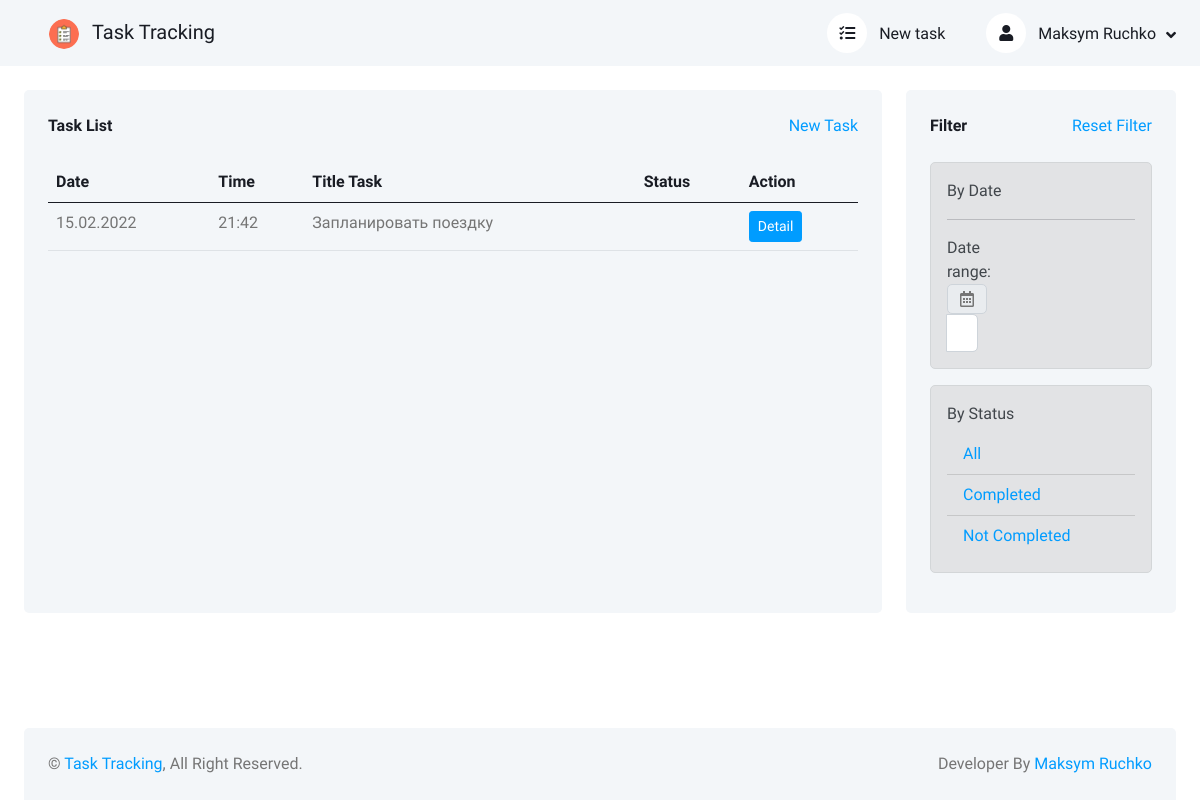
Page / (signed in) on the earlier database version.
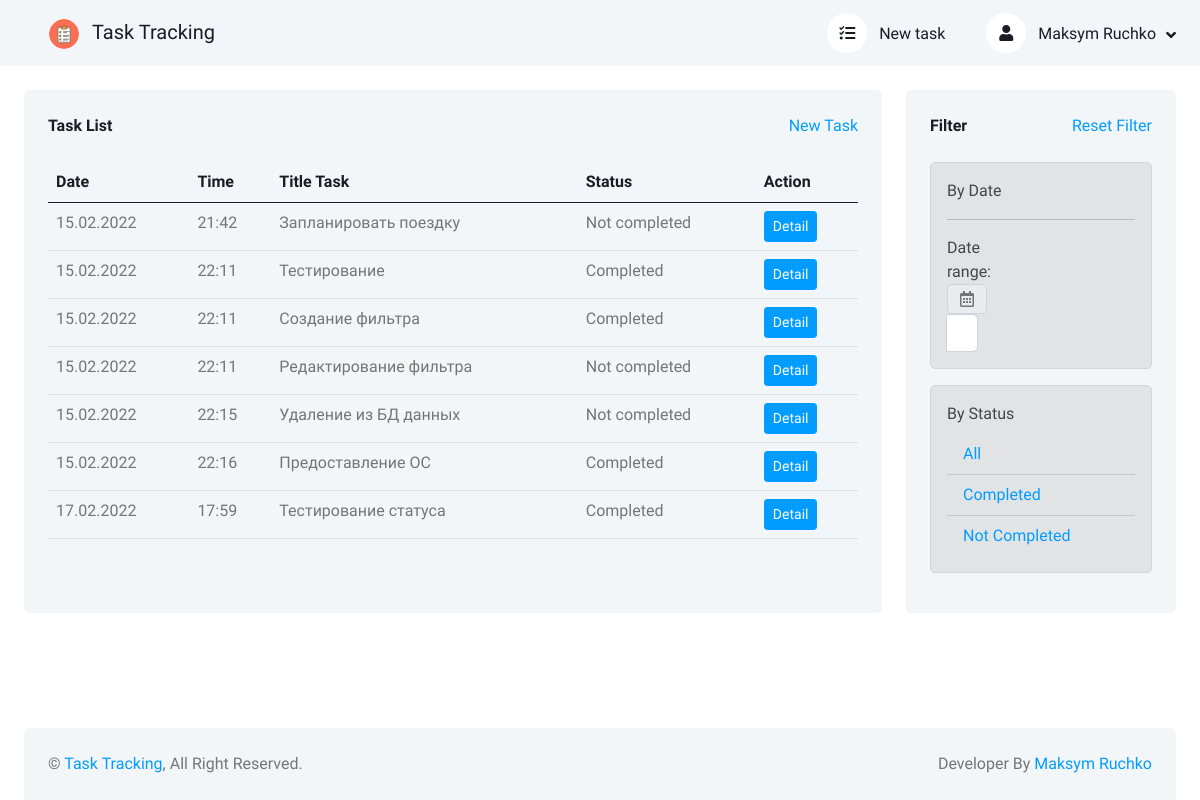
Same page on the later database version.
### users/models.py (models this page shows, shortened)
class CustomUser(AbstractUser):
    email = models.EmailField("E-mail", unique=True)
    username = models.CharField("Username", max_length=150, blank=True, null=True, unique=True)
    date_joined = models.DateTimeField("Date joined", default=timezone.now, blank=True, null=True)
    USERNAME_FIELD = 'email'
    REQUIRED_FIELDS = []
    objects = CustomUserManager()
    def get_absolute_url(self):
        return reverse('user_detail', kwargs={'user_name': str(self.username)})
    class Meta:
        verbose_name = 'User'
        verbose_name_plural = 'Users'
        ordering = ['id']

### tasks/models.py (models this page shows, shortened)
class Task(models.Model):
    NOT_COMPLETED = 'Not completed'
    COMPLETED = 'Сompleted'
    title = models.CharField('Title', max_length=150)
    description = models.TextField('Description')
    status = models.CharField(
        'Status',
        choices=[('not completed', NOT_COMPLETED), ('completed', COMPLETED), ],
        max_length=13,
    )
    creation_date = models.DateTimeField('Creation date', auto_now_add=True)
    owner = models.ForeignKey(
        get_user_model(),
        verbose_name='Owner',
        on_delete=models.CASCADE,
        blank=True,
        null=True,
    )
    class Meta:
        verbose_name = 'Task'
        verbose_name_plural = 'Tasks'

### tasks/views.py (the view)
# urls.py: path('', HomeTaskListView.as_view(), name='home'),
class HomeTaskListView(LoginRequiredMixin, ListView):
    model = Task
    context_object_name = 'task_list'
    template_name = 'tasks/task_list.html'
    login_url = 'login'
    ordering = ['-creation_date']
    def get_context_data(self, *, object_list=None, **kwargs):
        context = super(HomeTaskListView, self).get_context_data(**kwargs)
        context['task_list'] = context['task_list'].filter(owner=self.request.user)
        return context
    def get_queryset(self):
        if self.request.GET.get('q') == None:
            status_filter = Task.objects.all()
        elif self.request.GET.get('q') != None:
            q = self.request.GET.get('q')
            status_filter = Task.objects.filter(status__iexact=q)
        else:
            q = ''
            status_filter = Task.objects.filter(status__iexact=q)
        return status_filter

### tasks/templates/tasks/task_list.html (shortened to what this page needs)
{% extends 'base.html' %}
{% load static %}
{% block content %}
<div class="row g-4">
    <div class="col-sm-12 col-xl-9">
        <div class="bg-light rounded h-100 p-4">
            <div class="d-flex align-items-center justify-content-between mb-4">
                <h6 class="mb-0">Task List</h6>
                <a href="{% url 'task_create' %}">New Task</a>
            </div>
            <div class="table-responsive">
                <table class="table">
                    <thead>
                    <tr class="text-dark">
                        <th scope="col">Date</th>
                        <th scope="col">Time</th>
                        <th scope="col">Title Task</th>
                        <th scope="col">Status</th>
                        <th scope="col">Action</th>
                    </tr>
                    </thead>
                    <tbody>
                    {% for task in task_list %}
                    <tr>
                        <td>{{ task.creation_date | date:"d.m.Y" }}</td>
                        <td>{{ task.creation_date | date:"H:i" }}</td>
                        <td>{{ task.title }}</td>
                        <td>{{ task.get_status_display }}</td>
                        <td><a class="btn btn-sm btn-primary" href="{% url 'task_detail' task.pk %}">Detail</a></td>
                    </tr>
                    {% empty %}
                    <tr>
                        <td colspan="5" class="text-center">No Task In List</td>
                    </tr>
                    {% endfor %}
                    </tbody>
                </table>
            </div>
        </div>
    </div>
    <div class="col-sm-12 col-xl-3">
        <div class="bg-light rounded h-100 p-4">
            <div class="d-flex align-items-center justify-content-between mb-4">
                <h6 class="mb-0">Filter</h6>
                <a href="#">Reset Filter</a>
            </div>
            <div class="alert alert-secondary" role="alert">
                <span class="mb-0">By Date</span>
                <hr>
                <div class="col-sm-12 col-xl-2">
                    <div class="form-group">
                        <label>Date range:</label>
                        <div class="input-group">
                            <div class="input-group-prepend">
                                <span class="input-group-text">
                                    <i class="far fa-calendar-alt"></i>
                                </span>
                            </div>
                            <input type="text" class="form-control float-right" id="reservation">
                        </div>
                    </div>
                </div>
            </div>
            <div class="alert alert-secondary" role="alert">
                <span class="mb-0">By Status</span>
                <div class="col-sm-12 col-xl-12 mt-2">
                    <ul class="list-group list-group-flush">
                        <li class="list-group-item bg-transparent">
                            <a href="{% url 'home' %}">All</a>
                        </li>
                        <li class="list-group-item bg-transparent">
                            <a href="{% url 'home' %}?q=completed" name="q">Completed</a>
                        </li>
                        <li class="list-group-item bg-transparent">
                            <a href="{% url 'home' %}?q=not completed" name="q">Not Completed</a>
                        </li>
                    </ul>
                </div>
            </div>
        </div>
    </div>
</div>
{% endblock content %}

### tasks/templates/base.html (shortened to what this page needs)
<!DOCTYPE html>
{% load static %}
<html lang="en">
<head>
    <link href="https://cdnjs.cloudflare.com/ajax/libs/font-awesome/5.10.0/css/all.min.css" rel="stylesheet">
    <link href="https://cdn.jsdelivr.net/npm/bootstrap-icons@1.4.1/font/bootstrap-icons.css" rel="stylesheet">
    <link href="{% static 'tasks/lib/owlcarousel/assets/owl.carousel.min.css' %}" rel="stylesheet">
    <link href="{% static 'tasks/lib/tempusdominus/css/tempusdominus-bootstrap-4.min.css' %}" rel="stylesheet" />
    <link href="{% static 'tasks/css/bootstrap.min.css' %}" rel="stylesheet">
    <link href="{% static 'tasks/css/style.css' %}" rel="stylesheet">
</head>
<body>
<div class="container-xxl position-relative bg-white d-flex p-0">
    <div class="content open d-flex flex-column min-vh-100">
        <nav class="navbar navbar-expand bg-light navbar-light sticky-top px-4 py-0">
            <div class="navbar-nav align-items-center">
                <div class="navbar-brand">
                    <a href="{% url 'home' %}" class="nav-link">
                        <img class="rounded-circle me-lg-2" src="{% static 'tasks/img/checklist.png' %}" alt="Logo" style="width: 30px; height: 30px;">
                        <span class="d-none d-lg-inline-flex">Task Tracking</span>
                    </a>
                </div>
            </div>
            <div class="navbar-nav align-items-center ms-auto">
                <div class="nav-item dropdown me-lg-3">
                    <a href="{% url 'task_create' %}" class="nav-link">
                        <i class="fas fa-tasks me-lg-2"></i>
                        <span class="d-none d-lg-inline-flex">New task</span>
                    </a>
                </div>
                <div class="nav-item dropdown">
                    {% if user.is_authenticated %}
                    <a href="#" class="nav-link dropdown-toggle" data-bs-toggle="dropdown">
                        <i class="fas fa-user me-lg-2"></i>
                        {% if not user.first_name and not user.last_name %}
                        <span class="d-none d-lg-inline-flex">{{ user.username }}</span>
                        {% else %}
                        <span class="d-none d-lg-inline-flex">{{ user.first_name }} {{ user.last_name }}</span>
                        {% endif %}
                    </a>
                    {% endif %}
                </div>
            </div>
        </nav>
        <div class="container-fluid pt-4 px-4 flex-grow-1">
            {% block content %}
            {% endblock content %}
        </div>
        <div class="container-fluid pt-4 px-4">
            <div class="bg-light rounded-top p-4">
                <div class="row">
                    <div class="col-12 col-sm-6 text-center text-sm-start">
                        &copy; <a href="{% url 'home' %}">Task Tracking</a>, All Right Reserved.
                    </div>
                    <div class="col-12 col-sm-6 text-center text-sm-end">
                        Developer By <a href="https://t.me/lucky4move">Maksym Ruchko</a>
                    </div>
                </div>
            </div>
        </div>
    </div>
</div>
</body>
</html>

### tasks/static/tasks/css/style.css (style rules this page uses)
:root { --primary: #009CFF; --light: #F3F6F9; --dark: #191C24; }
.btn { transition: .5s; }
.btn.btn-primary { color: #FFFFFF; }
.content { margin-left: 250px; min-height: 100vh; background: #FFFFFF; transition: 0.5s; }
@media (min-width: 992px) { .content { width: calc(100% - 250px); } }
@media (min-width: 992px) { .content.open { width: 100%; margin-left: 0; } }
.content .navbar .navbar-nav .nav-link { margin-left: 25px; padding: 12px 0; color: var(--dark); outline: none; }
.content .navbar .sidebar-toggler, .content .navbar .navbar-nav .nav-link i { width: 40px; height: 40px; display: inline-flex; align-items: center; justify-content: center; background: #FFFFFF; border-radius: 40px; }
.content .navbar .dropdown-toggle::after { margin-left: 6px; vertical-align: middle; border: none; content: "\f107"; font-family: "Font Awesome 5 Free"; font-weight: 900; transition: .5s; }

Differences in the rows shown:
changed Task "Запланировать поездку": status (not shown) → "Not completed"
added Task: creation_date "15.02.2022", creation_date "22:11", title "Тестирование", status "Сompleted"
added Task: creation_date "15.02.2022", creation_date "22:11", title "Создание фильтра", status "Сompleted"
added Task: creation_date "15.02.2022", creation_date "22:11", title "Редактирование фильтра", status "Not completed"
added Task: creation_date "15.02.2022", creation_date "22:15", title "Удаление из БД данных", status "Not completed"
added Task: creation_date "15.02.2022", creation_date "22:16", title "Предоставление ОС", status "Сompleted"
added Task: creation_date "17.02.2022", creation_date "17:59", title "Тестирование статуса", status "Сompleted"
